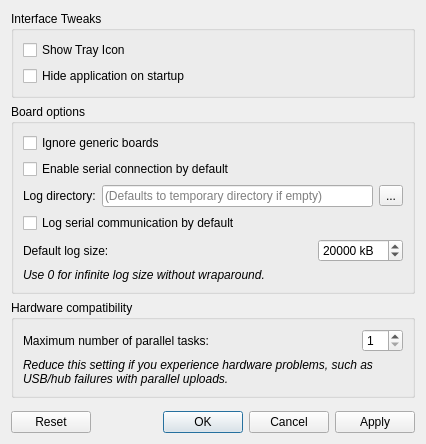
<?xml version="1.0" encoding="UTF-8"?>
<ui version="4.0">
 <class>PreferencesDialog</class>
 <widget class="QDialog" name="PreferencesDialog">
  <property name="geometry">
   <rect>
    <x>0</x>
    <y>0</y>
    <width>426</width>
    <height>444</height>
   </rect>
  </property>
  <property name="windowTitle">
   <string>TyCommander Preferences</string>
  </property>
  <property name="windowIcon">
   <iconset resource="../assets/resources.qrc">
    <normaloff>:/tycommander</normaloff>:/tycommander</iconset>
  </property>
  <layout class="QVBoxLayout" name="verticalLayout">
   <item>
    <widget class="QGroupBox" name="groupBox_2">
     <property name="title">
      <string>Interface Tweaks</string>
     </property>
     <layout class="QVBoxLayout" name="verticalLayout_3">
      <item>
       <widget class="QCheckBox" name="showTrayIconCheck">
        <property name="text">
         <string>Show Tray Icon</string>
        </property>
       </widget>
      </item>
      <item>
       <widget class="QCheckBox" name="hideOnStartupCheck">
        <property name="text">
         <string>Hide application on startup</string>
        </property>
       </widget>
      </item>
     </layout>
    </widget>
   </item>
   <item>
    <widget class="QGroupBox" name="groupBox_3">
     <property name="title">
      <string>Board options</string>
     </property>
     <layout class="QVBoxLayout" name="verticalLayout_4">
      <item>
       <widget class="QCheckBox" name="ignoreGenericCheck">
        <property name="text">
         <string>Ignore generic boards</string>
        </property>
       </widget>
      </item>
      <item>
       <widget class="QCheckBox" name="serialByDefaultCheck">
        <property name="text">
         <string>Enable serial connection by default</string>
        </property>
       </widget>
      </item>
      <item>
       <layout class="QHBoxLayout" name="horizontalLayout_3">
        <item>
         <widget class="QLabel" name="label_4">
          <property name="text">
           <string>Log directory:</string>
          </property>
         </widget>
        </item>
        <item>
         <widget class="QLineEdit" name="serialLogDir">
          <property name="placeholderText">
           <string>(Defaults to temporary directory if empty)</string>
          </property>
         </widget>
        </item>
        <item>
         <widget class="QToolButton" name="serialLogDirButton">
          <property name="text">
           <string>...</string>
          </property>
         </widget>
        </item>
       </layout>
      </item>
      <item>
       <widget class="QCheckBox" name="logSerialCheck">
        <property name="text">
         <string>Log serial communication by default</string>
        </property>
       </widget>
      </item>
      <item>
       <layout class="QHBoxLayout" name="horizontalLayout_2">
        <item>
         <widget class="QLabel" name="label_3">
          <property name="text">
           <string>Default log size:</string>
          </property>
         </widget>
        </item>
        <item>
         <spacer name="horizontalSpacer_2">
          <property name="orientation">
           <enum>Qt::Horizontal</enum>
          </property>
          <property name="sizeHint" stdset="0">
           <size>
            <width>40</width>
            <height>20</height>
           </size>
          </property>
         </spacer>
        </item>
        <item>
         <widget class="QSpinBox" name="serialLogSizeDefaultSpin">
          <property name="specialValueText">
           <string>Infinite</string>
          </property>
          <property name="accelerated">
           <bool>true</bool>
          </property>
          <property name="suffix">
           <string> kB</string>
          </property>
          <property name="minimum">
           <number>0</number>
          </property>
          <property name="maximum">
           <number>999999</number>
          </property>
          <property name="singleStep">
           <number>100</number>
          </property>
          <property name="value">
           <number>20000</number>
          </property>
         </widget>
        </item>
       </layout>
      </item>
      <item>
       <widget class="QLabel" name="label_5">
        <property name="font">
         <font>
          <italic>true</italic>
         </font>
        </property>
        <property name="text">
         <string>Use 0 for infinite log size without wraparound.</string>
        </property>
        <property name="wordWrap">
         <bool>true</bool>
        </property>
       </widget>
      </item>
     </layout>
    </widget>
   </item>
   <item>
    <widget class="QGroupBox" name="groupBox">
     <property name="title">
      <string>Hardware compatibility</string>
     </property>
     <layout class="QVBoxLayout" name="verticalLayout_2">
      <item>
       <layout class="QHBoxLayout" name="horizontalLayout">
        <item>
         <widget class="QLabel" name="label">
          <property name="text">
           <string>Maximum number of parallel tasks:</string>
          </property>
         </widget>
        </item>
        <item>
         <spacer name="horizontalSpacer">
          <property name="orientation">
           <enum>Qt::Horizontal</enum>
          </property>
          <property name="sizeHint" stdset="0">
           <size>
            <width>40</width>
            <height>20</height>
           </size>
          </property>
         </spacer>
        </item>
        <item>
         <widget class="QSpinBox" name="maxTasksSpin">
          <property name="minimum">
           <number>1</number>
          </property>
          <property name="maximum">
           <number>32</number>
          </property>
         </widget>
        </item>
       </layout>
      </item>
      <item>
       <widget class="QLabel" name="label_2">
        <property name="font">
         <font>
          <italic>true</italic>
         </font>
        </property>
        <property name="text">
         <string>&lt;html&gt;&lt;head/&gt;&lt;body&gt;&lt;p&gt;Reduce this setting if you experience hardware problems, such as USB/hub failures with parallel uploads.&lt;/p&gt;&lt;/body&gt;&lt;/html&gt;</string>
        </property>
        <property name="wordWrap">
         <bool>true</bool>
        </property>
       </widget>
      </item>
     </layout>
    </widget>
   </item>
   <item>
    <spacer name="verticalSpacer">
     <property name="orientation">
      <enum>Qt::Vertical</enum>
     </property>
     <property name="sizeHint" stdset="0">
      <size>
       <width>20</width>
       <height>40</height>
      </size>
     </property>
    </spacer>
   </item>
   <item>
    <widget class="QDialogButtonBox" name="buttonBox">
     <property name="orientation">
      <enum>Qt::Horizontal</enum>
     </property>
     <property name="standardButtons">
      <set>QDialogButtonBox::Apply|QDialogButtonBox::Cancel|QDialogButtonBox::Ok|QDialogButtonBox::Reset</set>
     </property>
    </widget>
   </item>
  </layout>
 </widget>
 <resources>
  <include location="../assets/resources.qrc"/>
  <include location="../assets/resources.qrc"/>
 </resources>
 <connections/>
</ui>
